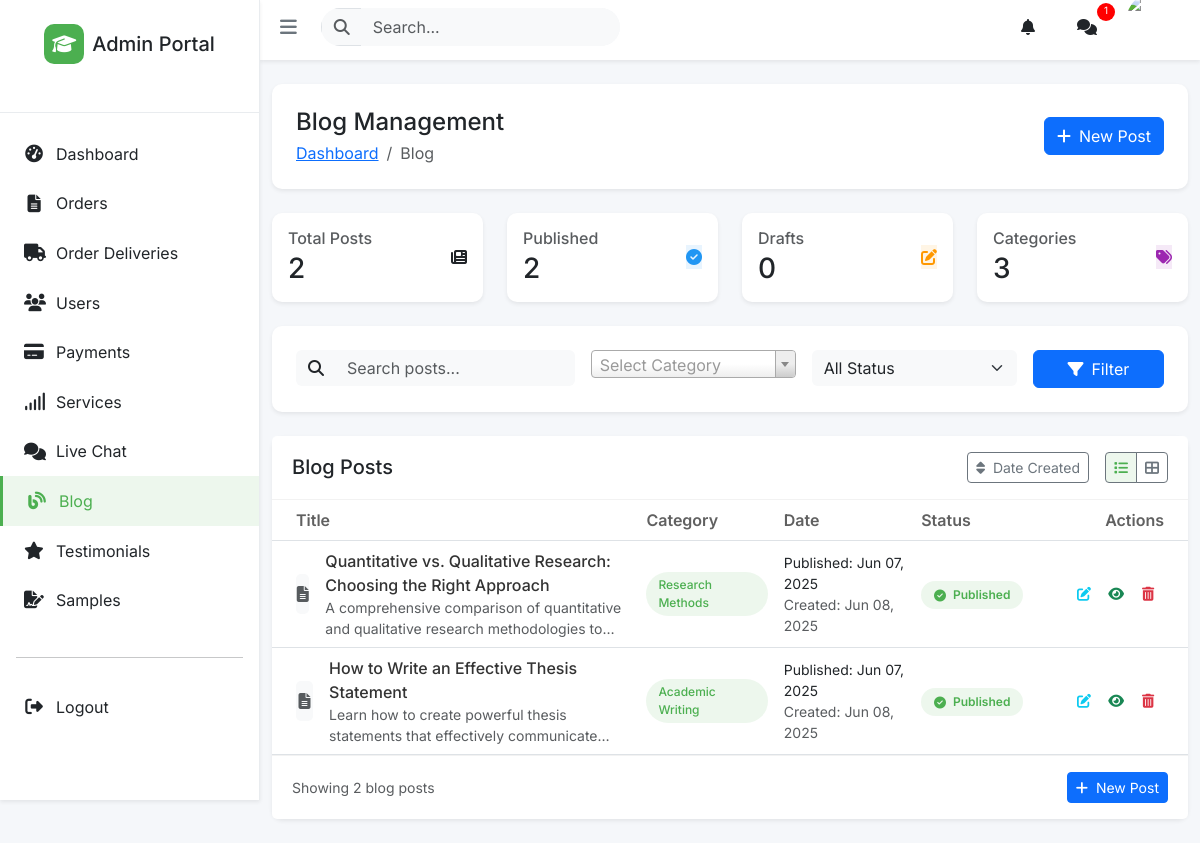
Screenshot of /admin/blog (signed in) with the database file from the repository.
### app/models/blog.py (models this page shows, shortened)
class BlogPost(db.Model):
    id = db.Column(db.Integer, primary_key=True)
    title = db.Column(db.String(200), nullable=False)
    slug = db.Column(db.String(220), unique=True, nullable=False)
    content = db.Column(db.Text, nullable=False)
    excerpt = db.Column(db.Text)
    featured_image = db.Column(db.String(255))
    tags = db.Column(db.String(255))  # Comma-separated tags
    author_id = db.Column(db.Integer, db.ForeignKey('users.id'))
    category_id = db.Column(db.Integer, db.ForeignKey('blog_category.id'))
    is_published = db.Column(db.Boolean, default=False)
    created_at = db.Column(db.DateTime, default=datetime.now)
    published_at = db.Column(db.DateTime)

class BlogCategory(db.Model):
    id = db.Column(db.Integer, primary_key=True)
    name = db.Column(db.String(100), nullable=False)
    slug = db.Column(db.String(120), unique=True, nullable=False)
    description = db.Column(db.Text)
    posts = db.relationship('BlogPost', backref='category', lazy=True)

### app/routes/admin.py (the view)
@admin_bp.route('/blog')
@login_required
@admin_required
def list_blog_posts():
    published_filter = request.args.get('published', '')
    search_query = request.args.get('search', '')
    category_filter = request.args.get('category', '')
    query = BlogPost.query
    if published_filter == 'true':
        query = query.filter(BlogPost.is_published == True)
    elif published_filter == 'false':
        query = query.filter(BlogPost.is_published == False)
    if search_query:
        query = query.filter(
            (BlogPost.title.ilike(f'%{search_query}%')) |
            (BlogPost.content.ilike(f'%{search_query}%'))
        )
    if category_filter:
        query = query.filter(BlogPost.category_id == category_filter)
    sort_by = request.args.get('sort_by', 'created_at')
    sort_order = request.args.get('sort_order', 'desc')
    if sort_order == 'desc':
        query = query.order_by(getattr(BlogPost, sort_by).desc())
    else:
        query = query.order_by(getattr(BlogPost, sort_by).asc())
    posts = query.all()
    categories = BlogCategory.query.all()
    total_posts = BlogPost.query.count()
    published_posts = BlogPost.query.filter_by(is_published=True).count()
    draft_posts = BlogPost.query.filter_by(is_published=False).count()
    return render_template('admin/content/blog/list.html',
                           posts=posts,
                           categories=categories,
                           published_filter=published_filter,
                           search_query=search_query,
                           category_filter=category_filter,
                           sort_by=sort_by,
                           sort_order=sort_order,
                           total_posts=total_posts,
                           published_posts=published_posts,
                           draft_posts=draft_posts,
                           title='Blog Management')

### app/templates/admin/content/blog/list.html (shortened to what this page needs)
{% extends "admin/base.html" %}
{% block styles %}
<link href="https://cdn.jsdelivr.net/npm/select2@4.1.0-rc.0/dist/css/select2.min.css" rel="stylesheet" />
{% endblock %}
{% block content %}
<div class="container-fluid py-4">
    <div class="page-header shadow-sm p-4 mb-4">
        <div class="d-flex justify-content-between align-items-center">
            <div>
                <h4 class="mb-1">Blog Management</h4>
                <nav aria-label="breadcrumb">
                    <ol class="breadcrumb mb-0">
                        <li class="breadcrumb-item"><a href="{{ url_for('admin.index') }}">Dashboard</a></li>
                        <li class="breadcrumb-item active" aria-current="page">Blog</li>
                    </ol>
                </nav>
            </div>
            <a href="{{ url_for('admin.create_blog_post') }}" class="btn btn-primary">
                <i class="fas fa-plus me-2"></i>New Post
            </a>
        </div>
    </div>
    <div class="row">
        <div class="col-lg-3 col-md-6 mb-4">
            <div class="card blog-stats-card shadow-sm">
                <div class="card-body">
                    <div class="d-flex justify-content-between align-items-center">
                        <div>
                            <h6 class="text-muted mb-1">Total Posts</h6>
                            <h3 class="mb-0">{{ total_posts }}</h3>
                        </div>
                        <div class="icon-container">
                            <i class="fas fa-newspaper"></i>
                        </div>
                    </div>
                </div>
            </div>
        </div>
        <div class="col-lg-3 col-md-6 mb-4">
            <div class="card blog-stats-card shadow-sm">
                <div class="card-body">
                    <div class="d-flex justify-content-between align-items-center">
                        <div>
                            <h6 class="text-muted mb-1">Published</h6>
                            <h3 class="mb-0">{{ published_posts }}</h3>
                        </div>
                        <div class="icon-container icon-blue">
                            <i class="fas fa-check-circle"></i>
                        </div>
                    </div>
                </div>
            </div>
        </div>
        <div class="col-lg-3 col-md-6 mb-4">
            <div class="card blog-stats-card shadow-sm">
                <div class="card-body">
                    <div class="d-flex justify-content-between align-items-center">
                        <div>
                            <h6 class="text-muted mb-1">Drafts</h6>
                            <h3 class="mb-0">{{ draft_posts }}</h3>
                        </div>
                        <div class="icon-container icon-orange">
                            <i class="fas fa-edit"></i>
                        </div>
                    </div>
                </div>
            </div>
        </div>
        <div class="col-lg-3 col-md-6 mb-4">
            <div class="card blog-stats-card shadow-sm">
                <div class="card-body">
                    <div class="d-flex justify-content-between align-items-center">
                        <div>
                            <h6 class="text-muted mb-1">Categories</h6>
                            <h3 class="mb-0">{{ categories|length }}</h3>
                        </div>
                        <div class="icon-container icon-purple">
                            <i class="fas fa-tags"></i>
                        </div>
                    </div>
                </div>
            </div>
        </div>
    </div>
    <div class="card search-filter-section shadow-sm mb-4">
        <div class="card-body p-4">
            <form method="get" action="{{ url_for('admin.list_blog_posts') }}">
                <div class="row g-3">
                    <div class="col-lg-4">
                        <div class="input-group">
                            <span class="input-group-text bg-light border-0">
                                <i class="fas fa-search"></i>
                            </span>
                            <input type="text" class="form-control bg-light border-0" name="search" placeholder="Search posts..." value="{{ search_query }}">
                        </div>
                    </div>
                    <div class="col-lg-3">
                    </div>
                    <div class="col-lg-3">
                        <select class="form-select bg-light border-0" name="published">
                            <option value="">All Status</option>
                        </select>
                    </div>
                    <div class="col-lg-2">
                        <div class="d-grid">
                            <button type="submit" class="btn btn-primary">
                                <i class="fas fa-filter me-2"></i>Filter
                            </button>
                        </div>
                    </div>
                </div>
            </form>
        </div>
    </div>
    <div class="card shadow-sm">
        <div class="card-header bg-white py-3">
            <div class="d-flex justify-content-between align-items-center">
                <h5 class="mb-0">Blog Posts</h5>
                <div class="d-flex align-items-center">
                    <div class="dropdown me-3">
                        <button class="btn btn-outline-secondary btn-sm dropdown-toggle" type="button" id="sortDropdown" data-bs-toggle="dropdown" aria-expanded="false">
                        </button>
                    </div>
                    <div class="btn-group" role="group">
                        <button type="button" class="btn btn-outline-secondary btn-sm list-view-btn active" id="listViewBtn">
                            <i class="fas fa-list"></i>
                        </button>
                        <button type="button" class="btn btn-outline-secondary btn-sm grid-view-btn" id="gridViewBtn">
                            <i class="fas fa-th-large"></i>
                        </button>
                    </div>
                </div>
            </div>
        </div>
        <div class="card-body p-0">
            {% if posts|length > 0 %}
                <div class="list-view active">
                    <div class="table-responsive">
                        <table class="table blog-table mb-0">
                            <thead>
                                <tr>
                                    <th class="ps-4" style="width: 40%;">Title</th>
                                    <th style="width: 15%;">Category</th>
                                    <th style="width: 15%;">Date</th>
                                    <th style="width: 15%;">Status</th>
                                    <th style="width: 15%;" class="text-end pe-4">Actions</th>
                                </tr>
                            </thead>
                            <tbody>
                                {% for post in posts %}
                                <tr>
                                    <td class="ps-4">
                                        <div class="d-flex align-items-center">
                                            <div class="me-3" style="width: 40px; height: 40px; overflow: hidden; border-radius: 5px;">
                                                {% if post.featured_image %}
                                                <img src="{{ url_for('static', filename=post.featured_image.replace('\\', '/')) }}" alt="{{ post.title }}" class="img-fluid" style="width: 100%; height: 100%; object-fit: cover;">
                                                {% else %}
                                                <div class="bg-light text-muted d-flex align-items-center justify-content-center" style="width: 100%; height: 100%;">
                                                    <i class="fas fa-file-alt"></i>
                                                </div>
                                                {% endif %}
                                            </div>
                                            <div>
                                                <a href="{{ url_for('admin.edit_blog_post', post_id=post.id) }}" class="post-title text-decoration-none">{{ post.title }}</a>
                                                <div class="small text-muted truncate-2-lines">{{ post.excerpt or (post.content|striptags|truncate(100)) }}</div>
                                            </div>
                                        </div>
                                    </td>
                                    <td>
                                        {% if post.category %}
                                        <span class="category-pill">{{ post.category.name }}</span>
                                        {% else %}
                                        <span class="badge bg-light text-muted">Uncategorized</span>
                                        {% endif %}
                                    </td>
                                    <td>
                                        <div class="small">
                                            {% if post.is_published and post.published_at %}
                                            <div>Published: {{ post.published_at.strftime('%b %d, %Y') }}</div>
                                            {% endif %}
                                            <div class="text-muted">Created: {{ post.created_at.strftime('%b %d, %Y') }}</div>
                                        </div>
                                    </td>
                                    <td>
                                        <span class="status-badge {% if post.is_published %}published{% else %}draft{% endif %}">
                                            {% if post.is_published %}
                                            <i class="fas fa-check-circle me-1"></i> Published
                                            {% else %}
                                            <i class="fas fa-edit me-1"></i> Draft
                                            {% endif %}
                                        </span>
                                    </td>
                                    <td class="text-end pe-4">
                                        <div class="d-flex justify-content-end">
                                            <a href="{{ url_for('admin.edit_blog_post', post_id=post.id) }}" class="btn btn-sm action-btn" title="Edit">
                                                <i class="fas fa-edit text-info"></i>
                                            </a>
                                            {% if post.is_published %}
                                            <a href="#" class="btn btn-sm action-btn" title="View on site" target="_blank">
                                                <i class="fas fa-eye text-success"></i>
                                            </a>
                                            {% endif %}
                                            <button class="btn btn-sm action-btn delete-post-btn" data-post-id="{{ post.id }}" data-post-title="{{ post.title }}" title="Delete">
                                                <i class="fas fa-trash-alt text-danger"></i>
                                            </button>
                                        </div>
                                    </td>
                                </tr>
                                {% endfor %}
                            </tbody>
                        </table>
                    </div>
                </div>
            {% endif %}
        </div>
        {% if posts|length > 0 %}
        <div class="card-footer bg-white py-3">
            <div class="d-flex justify-content-between align-items-center">
                <div class="small text-muted">
                    Showing {{ posts|length }} blog posts
                </div>
                <div>
                    <a href="{{ url_for('admin.create_blog_post') }}" class="btn btn-primary btn-sm">
                        <i class="fas fa-plus me-1"></i> New Post
                    </a>
                </div>
            </div>
        </div>
        {% endif %}
    </div>
</div>
{% endblock %}

### rows the page displays
BlogPost: title "Quantitative vs. Qualitative Research: Choosing the Right Approach", excerpt "A comprehensive comparison of quantitative and qualitative research methodologies…", category.name "Research Methods", published_at "Jun 07, 2025", created_at "Jun 08, 2025", is_published True (drawn)
BlogPost: title "How to Write an Effective Thesis Statement", excerpt "Learn how to create powerful thesis statements that effectively…", category.name "Academic Writing", published_at "Jun 07, 2025", created_at "Jun 08, 2025", is_published True (drawn)

### other values shown
{{ total_posts }} "2"
{{ published_posts }} "2"
{{ draft_posts }} "0"
{{ categories|length }} "3"
{{ posts|length }} "2"
